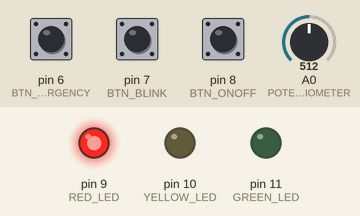
Recording of a program running on a simulated Arduino Uno, built with avr-gcc and run on an emulated ATmega328P. Shown: output pins drawn as LEDs (lit = HIGH). Dashed ring = blinking. Inputs (shaded band) come from the test bench; at power-on: pin 7 (BTN_BLINK) HIGH, pin 6 (BTN_EMERGENCY) HIGH, A0 (POTENTIOMETER) = 512, pin 8 (BTN_ONOFF) HIGH. What the program prints to the serial monitor is not drawn.

Above: at 1.2 s.
1.3 s: pin 7 (BTN_BLINK) pulled LOW for 0.15 s
4.3 s: pin 6 (BTN_EMERGENCY) pulled LOW for 0.15 s
At 4.9 s:
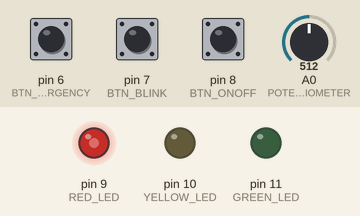
5.9 s: pin 6 (BTN_EMERGENCY) pulled LOW for 1 s
At 9.4 s:
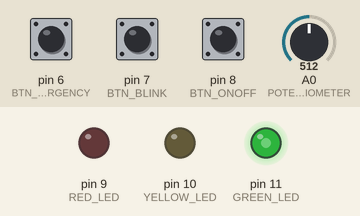
9.9 s: A0 (POTENTIOMETER) set to 716
At 12.7 s:
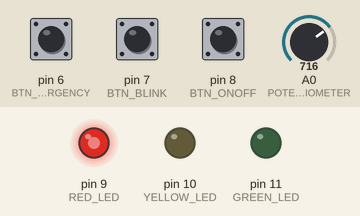
12.9 s: A0 (POTENTIOMETER) set to 900
At 15.2 s:
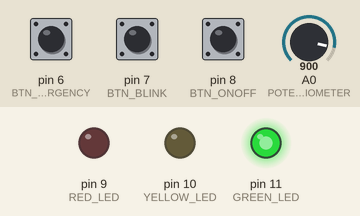
15.9 s: pin 7 (BTN_BLINK) pulled LOW for 1 s
At 17.3 s:
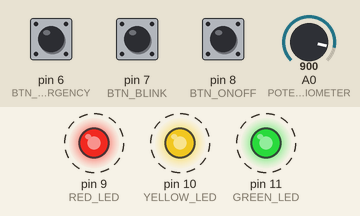
Timing chart, 0 to 20.9 s (numbered marks = the images above; inputs shaded):
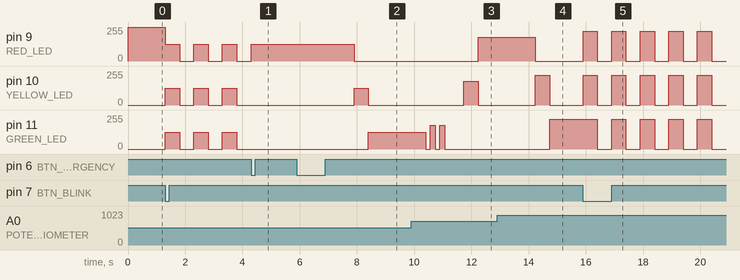

The program:

main.cpp
```cpp
#include <Arduino.h>
#include <PinChangeInterrupt.h>
#include <TaskScheduler.h>

// -------------------- 핀/상수 정의 --------------------
#define RED_LED      9
#define YELLOW_LED   10
#define GREEN_LED    11

#define BTN_EMERGENCY 6
#define BTN_BLINK     7
#define BTN_ONOFF     8

#define POTENTIOMETER A0

Scheduler runner;

// -------------------- 모드 상태 플래그 --------------------
volatile bool isEmergency = false;
volatile bool isBlinking  = false;
volatile bool isOn        = true;

volatile unsigned long lastButtonPress = 0;

int brightness = 255; // 가변저항 밝기

// -------------------- 함수 선언 --------------------
void ISR_Emergency();
void ISR_Blinking();
void ISR_OnOff();

void LedRedOn();
void LedYellowOn();
void LedGreenOn();
void ToggleGreenBlink();
void LedYellowBlink();

void handleModeChange(String mode);   // p5.js "MODE: ~" 처리
void restartTrafficLight();

// -------------------- 새로 추가: 모드 해제 함수들 --------------------
void disableEmergency();
void disableBlink();
void disableOff();

// -------------------- TaskScheduler 태스크 --------------------
Task taskRed(2000, TASK_FOREVER, &LedRedOn,      &runner, true);
Task taskYellow(500, TASK_FOREVER, &LedYellowOn, &runner, false);
Task taskGreen(2000, TASK_FOREVER, &LedGreenOn,  &runner, false);
Task taskGreenBlink(166, TASK_FOREVER, &ToggleGreenBlink, &runner, false);
Task taskYellowBlink(500, TASK_FOREVER, &LedYellowBlink,  &runner, false);

// 가변저항 측정
void updateBrightness() {
  int potValue = analogRead(POTENTIOMETER);
  int newBrightness = map(potValue, 0, 1023, 0, 255);
  if (newBrightness != brightness) {
    brightness = newBrightness;
    Serial.print("BRIGHTNESS: ");
    Serial.println(brightness);
  }
}
Task taskBrightnessUpdate(100, TASK_FOREVER, &updateBrightness, &runner, true);

// 전체 LED 깜빡임
Task taskBlink(500, TASK_FOREVER, []() {
  static bool state = false;
  state = !state;
  analogWrite(RED_LED,    state ? brightness : 0);
  analogWrite(YELLOW_LED, state ? brightness : 0);
  analogWrite(GREEN_LED,  state ? brightness : 0);
}, &runner, false);

// -------------------- setup() --------------------
void setup() {
  Serial.begin(115200);

  pinMode(RED_LED,    OUTPUT);
  pinMode(YELLOW_LED, OUTPUT);
  pinMode(GREEN_LED,  OUTPUT);

  pinMode(BTN_EMERGENCY, INPUT_PULLUP);
  pinMode(BTN_BLINK,     INPUT_PULLUP);
  pinMode(BTN_ONOFF,     INPUT_PULLUP);

  pinMode(POTENTIOMETER, INPUT);

  attachPCINT(digitalPinToPCINT(BTN_EMERGENCY), ISR_Emergency, FALLING);
  attachPCINT(digitalPinToPCINT(BTN_BLINK),     ISR_Blinking,  FALLING);
  attachPCINT(digitalPinToPCINT(BTN_ONOFF),     ISR_OnOff,     FALLING);

  // 첫 시작: 빨간불
  Serial.println("STATE: RED_ON");
  taskRed.enable();
}

// -------------------- 기본 신호등 로직 --------------------
void LedRedOn() {
  if (!isOn || isEmergency || isBlinking) return;

  Serial.println("STATE: RED_ON");
  analogWrite(RED_LED, brightness);
  analogWrite(YELLOW_LED, 0);
  analogWrite(GREEN_LED,  0);

  taskRed.disable();
  taskYellow.enableDelayed(taskRed.getInterval());
}

void LedYellowOn() {
  if (!isOn || isEmergency || isBlinking) return;

  Serial.println("STATE: YELLOW_ON");
  analogWrite(RED_LED,    0);
  analogWrite(YELLOW_LED, brightness);
  analogWrite(GREEN_LED,  0);

  taskYellow.disable();
  taskGreen.enableDelayed(taskYellow.getInterval());
}

void LedGreenOn() {
  if (!isOn || isEmergency || isBlinking) return;

  Serial.println("STATE: GREEN_ON");
  analogWrite(YELLOW_LED, 0);
  analogWrite(GREEN_LED,  brightness);

  taskGreen.disable();
  taskGreenBlink.enableDelayed(taskGreen.getInterval());
}

// 초록 불 깜빡임
void ToggleGreenBlink() {
  if (!isOn || isEmergency || isBlinking) return;

  static bool state = true;
  static int blinkCount = 0;

  state = !state;
  analogWrite(GREEN_LED, state ? brightness : 0);
  Serial.println("STATE: GREEN_BLINK");
  blinkCount++;

  if (blinkCount >= 6) {
    Serial.println("STATE: YELLOW_ON");
    analogWrite(GREEN_LED, 0);
    blinkCount = 0;

    taskGreenBlink.disable();
    taskYellowBlink.enableDelayed(500);
  }
}

void LedYellowBlink() {
  if (!isOn || isEmergency || isBlinking) return;

  Serial.println("STATE: YELLOW_BLINK");
  analogWrite(YELLOW_LED, brightness);

  taskYellowBlink.disable();
  taskRed.enableDelayed(taskYellowBlink.getInterval());
}

// 신호등 재시작
void restartTrafficLight() {
  Serial.println("STATE: RESET");
  runner.disableAll();

  analogWrite(RED_LED,    0);
  analogWrite(YELLOW_LED, 0);
  analogWrite(GREEN_LED,  0);

  taskRed.enable();
  taskBrightnessUpdate.enable(); // 밝기는 계속 체크
}

// -------------------- (A) 모드 해제 함수들 --------------------
void disableEmergency() {
  if (isEmergency) {
    isEmergency = false;
    // 긴급 OFF
    runner.enableAll();
    restartTrafficLight();
    Serial.println("STATE: EMERGENCY_OFF");
  }
}

void disableBlink() {
  if (isBlinking) {
    isBlinking = false;
    taskBlink.disable();
    runner.enableAll();
    restartTrafficLight();
    Serial.println("STATE: BLINK_OFF");
  }
}

void disableOff() {
  // 현재 OFF면 isOn==false
  if (!isOn) {
    isOn = true;
    Serial.println("STATE: TRAFFIC_ON");
    runner.enableAll();
    restartTrafficLight();
  }
}

// -------------------- (B) 하드웨어 버튼 ISR --------------------
void ISR_Emergency() {
  if (millis() - lastButtonPress < 200) return;
  lastButtonPress = millis();

  // "긴급" 모드 요청
  handleModeChange("EMERGENCY");
}

void ISR_Blinking() {
  if (millis() - lastButtonPress < 200) return;
  lastButtonPress = millis();

  // "깜빡이" 모드 요청
  handleModeChange("BLINK");
}

void ISR_OnOff() {
  if (millis() - lastButtonPress < 200) return;
  lastButtonPress = millis();

  // "ONOFF" 모드 요청
  handleModeChange("ONOFF");
}

// -------------------- (C) p5.js가 보낸 MODE: ... 처리 --------------------
void handleModeChange(String mode) {
  Serial.print("🚦 모드 요청: ");
  Serial.println(mode);

  if (mode == "EMERGENCY") {
    // 1) 긴급 모드 토글
    bool wasEmergency = isEmergency;
    isEmergency = !wasEmergency;

    // 긴급 모드 ON 시에는 다른 모드 OFF
    if (isEmergency) {
      isBlinking = false;
      isOn       = true; // 신호등 켜진 상태
      // 긴급 ON
      Serial.println("STATE: EMERGENCY");
      runner.disableAll();
      taskBrightnessUpdate.enable(); // 밝기 태스크는 계속
      analogWrite(RED_LED, brightness);
      analogWrite(YELLOW_LED, 0);
      analogWrite(GREEN_LED,  0);
    }
    else {
      // 긴급 OFF → 기본 신호등 복귀
      Serial.println("STATE: EMERGENCY_OFF");
      runner.enableAll();
      restartTrafficLight();
    }
  }
  else if (mode == "BLINK") {
    // 2) 깜빡이 모드 토글
    bool wasBlinking = isBlinking;
    isBlinking = !wasBlinking;

    if (isBlinking) {
      // 깜빡이 ON
      isEmergency = false;
      isOn        = true;
      Serial.println("STATE: BLINK_ON");
      runner.disableAll();
      taskBrightnessUpdate.enable();
      taskBlink.enable();
    }
    else {
      // 깜빡이 OFF
      Serial.println("STATE: BLINK_OFF");
      taskBlink.disable();
      runner.enableAll();
      restartTrafficLight();
    }
  }
  else if (mode == "ONOFF") {
    // 3) ON/OFF 토글
    bool wasOn = isOn;
    isOn = !wasOn;
    // ONOFF 누르면 긴급/깜빡이도 해제
    isEmergency = false;
    isBlinking  = false;

    if (!isOn) {
      // OFF
      Serial.println("STATE: TRAFFIC_OFF");
      runner.disableAll();
      analogWrite(RED_LED,    0);
      analogWrite(YELLOW_LED, 0);
      analogWrite(GREEN_LED,  0);
    }
    else {
      // ON
      Serial.println("STATE: TRAFFIC_ON");
      runner.enableAll();
      restartTrafficLight();
    }
  }
  //추가 코드 : p5 제스쳐를 통해서 노말모드를 구현하기 위해
  else if (mode == "NORMAL") {
    // 4) NORMAL → 기본 신호등
    Serial.println("STATE: NORMAL");
    isEmergency = false;
    isBlinking  = false;
    isOn        = true;
    runner.enableAll();
    restartTrafficLight();
  }
}

// -------------------- (D) 시리얼 수신 --------------------
void checkSerialInput() {
  if (Serial.available()) {
    String command = Serial.readStringUntil('\n');
    command.trim();

    Serial.print("📥 명령 수신: ");
    Serial.println(command);

    // "MODE: XXX" → handleModeChange()
    if (command.startsWith("MODE: ")) {
      String mode = command.substring(6);
      handleModeChange(mode);
    }
    else if (command.startsWith("TIME: ")) {
      // 기존 시간 변경 로직
      int spaceIndex = command.indexOf(' ', 6);
      if (spaceIndex != -1) {
        String color = command.substring(6, spaceIndex);
        float time = command.substring(spaceIndex + 1).toInt() * 1000;

        Serial.print("⏳ 신호 변경: ");
        Serial.print(color);
        Serial.print(" - ");
        Serial.print(time / 1000);
        Serial.println(" SECOND");

        if (color == "RED") {
          taskRed.setInterval(time);
          Serial.println("✅ taskRed 업데이트 완료");
        } else if (color == "YELLOW") {
          taskYellow.setInterval(time);
          taskYellowBlink.setInterval(time);
          Serial.println("✅ taskYellow 업데이트 완료");
        } else if (color == "GREEN") {
          taskGreen.setInterval(time);
          Serial.println("✅ taskGreen 업데이트 완료");
        }
      } else {
        Serial.println("❌ TIME 명령어 파싱 실패!");
      }
    }
  }
}

// -------------------- (E) loop() --------------------
void loop() {
  checkSerialInput();
  runner.execute();
}
```

Measured:
- after the input at 4.3 s, pin 9 (RED_LED): goes on until 4.3 s, then stays 127/255; pin 10 (YELLOW_LED), pin 11 (GREEN_LED): stops changing and stays 0/255
- after the input at 5.9 s, pin 9 (RED_LED): 127/255 → 0/255 after 2.0 s; pin 10 (YELLOW_LED): 0/255 → 127/255 after 2.0 s, → 0/255 0.50 s later; pin 11 (GREEN_LED): 0/255 → 127/255 after 2.5 s
- after the input at 9.9 s, pin 9 (RED_LED): 0/255 → 178/255 after 2.3 s
- after the input at 12.9 s, pin 11 (GREEN_LED): 0/255 → 224/255 after 1.8 s
- after the input at 15.9 s, pin 11 (GREEN_LED): alternates 224/255 for 0.50 s and 0/255 for 0.50 s, starting after 0.50 s
- by itself, pin 9 (RED_LED), pin 10 (YELLOW_LED), pin 11 (GREEN_LED): alternates 127/255 for 0.50 s and 0/255 for 0.50 s
